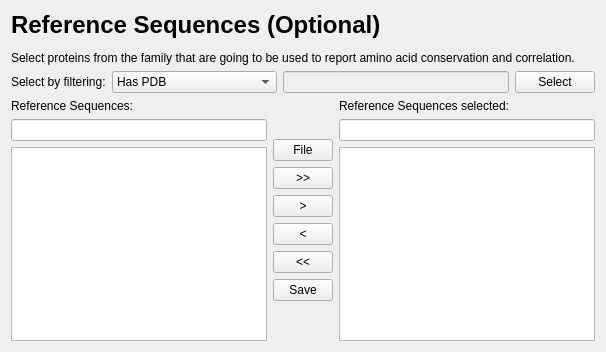
      <widget class="QWidget" name="page_23">
       <layout class="QGridLayout" name="gridLayout_6">
        <item row="2" column="0">
         <layout class="QVBoxLayout" name="verticalLayout_16">
          <item>
           <layout class="QHBoxLayout" name="horizontalLayout_25">
            <item>
             <widget class="QLabel" name="label_44">
              <property name="text">
               <string>Reference Sequences:</string>
              </property>
             </widget>
            </item>
           </layout>
          </item>
          <item>
           <widget class="QLineEdit" name="txtSecRefSeqs">
            <property name="maximumSize">
             <size>
              <width>256</width>
              <height>16777215</height>
             </size>
            </property>
           </widget>
          </item>
          <item>
           <widget class="QListWidget" name="lstRefSeqs">
            <property name="maximumSize">
             <size>
              <width>256</width>
              <height>16777215</height>
             </size>
            </property>
            <property name="selectionMode">
             <enum>QAbstractItemView::SingleSelection</enum>
            </property>
           </widget>
          </item>
         </layout>
        </item>
        <item row="2" column="1">
         <layout class="QVBoxLayout" name="verticalLayout_22">
          <item>
           <spacer name="verticalSpacer_9">
            <property name="orientation">
             <enum>Qt::Vertical</enum>
            </property>
            <property name="sizeHint" stdset="0">
             <size>
              <width>20</width>
              <height>40</height>
             </size>
            </property>
           </spacer>
          </item>
          <item>
           <widget class="QPushButton" name="cmdAddFileRefSeq">
            <property name="maximumSize">
             <size>
              <width>60</width>
              <height>16777215</height>
             </size>
            </property>
            <property name="text">
             <string>File</string>
            </property>
           </widget>
          </item>
          <item>
           <widget class="QPushButton" name="cmdAddAllRefSeq">
            <property name="maximumSize">
             <size>
              <width>60</width>
              <height>16777215</height>
             </size>
            </property>
            <property name="text">
             <string>&gt;&gt;</string>
            </property>
           </widget>
          </item>
          <item>
           <widget class="QPushButton" name="cmdAddOneRefSeq">
            <property name="maximumSize">
             <size>
              <width>60</width>
              <height>16777215</height>
             </size>
            </property>
            <property name="text">
             <string>&gt;</string>
            </property>
           </widget>
          </item>
          <item>
           <widget class="QPushButton" name="cmdRemoveOneRefSeq">
            <property name="maximumSize">
             <size>
              <width>60</width>
              <height>16777215</height>
             </size>
            </property>
            <property name="text">
             <string>&lt;</string>
            </property>
           </widget>
          </item>
          <item>
           <widget class="QPushButton" name="cmdRemoveAllRefSeq">
            <property name="maximumSize">
             <size>
              <width>60</width>
              <height>16777215</height>
             </size>
            </property>
            <property name="text">
             <string>&lt;&lt;</string>
            </property>
           </widget>
          </item>
          <item>
           <widget class="QPushButton" name="cmdSaveRefSeqs">
            <property name="maximumSize">
             <size>
              <width>60</width>
              <height>16777215</height>
             </size>
            </property>
            <property name="text">
             <string>Save</string>
            </property>
           </widget>
          </item>
          <item>
           <spacer name="verticalSpacer">
            <property name="orientation">
             <enum>Qt::Vertical</enum>
            </property>
            <property name="sizeHint" stdset="0">
             <size>
              <width>20</width>
              <height>40</height>
             </size>
            </property>
           </spacer>
          </item>
         </layout>
        </item>
        <item row="2" column="2">
         <layout class="QVBoxLayout" name="verticalLayout_23">
          <item>
           <widget class="QLabel" name="label_56">
            <property name="text">
             <string>Reference Sequences selected:</string>
            </property>
           </widget>
          </item>
          <item>
           <widget class="QLineEdit" name="txtSelectedSecRefseqs">
            <property name="maximumSize">
             <size>
              <width>256</width>
              <height>16777215</height>
             </size>
            </property>
           </widget>
          </item>
          <item>
           <widget class="QListWidget" name="lstRefSeqSelected">
            <property name="maximumSize">
             <size>
              <width>256</width>
              <height>16777215</height>
             </size>
            </property>
           </widget>
          </item>
         </layout>
        </item>
        <item row="1" column="0" colspan="3">
         <layout class="QHBoxLayout" name="horizontalLayout_18">
          <item>
           <widget class="QLabel" name="label_79">
            <property name="text">
             <string>Select by filtering:</string>
            </property>
           </widget>
          </item>
          <item>
           <widget class="QComboBox" name="cmbFilterRefseq">
            <property name="minimumSize">
             <size>
              <width>130</width>
              <height>0</height>
             </size>
            </property>
            <property name="maximumSize">
             <size>
              <width>1666666</width>
              <height>16777215</height>
             </size>
            </property>
            <item>
             <property name="text">
              <string>Has PDB</string>
             </property>
            </item>
            <item>
             <property name="text">
              <string>Annotation Score (1 to 5)</string>
             </property>
            </item>
            <item>
             <property name="text">
              <string>Taxon</string>
             </property>
            </item>
           </widget>
          </item>
          <item>
           <widget class="QLineEdit" name="txtFilterRefSeq">
            <property name="enabled">
             <bool>false</bool>
            </property>
           </widget>
          </item>
          <item>
           <widget class="QPushButton" name="cmdFilterRefSeqs">
            <property name="text">
             <string>Select</string>
            </property>
           </widget>
          </item>
         </layout>
        </item>
        <item row="0" column="0" colspan="3">
         <widget class="QLabel" name="label_55">
          <property name="text">
           <string>&lt;html&gt;&lt;head/&gt;&lt;body&gt;&lt;p&gt;&lt;span style=&quot; font-size:xx-large; font-weight:600;&quot;&gt;Reference Sequences (Optional)&lt;/span&gt;&lt;/p&gt;&lt;p&gt;Select proteins from the family that are going to be used to report amino acid conservation and correlation.&lt;/p&gt;&lt;/body&gt;&lt;/html&gt;</string>
          </property>
          <property name="wordWrap">
           <bool>true</bool>
          </property>
         </widget>
        </item>
       </layout>
      </widget>
